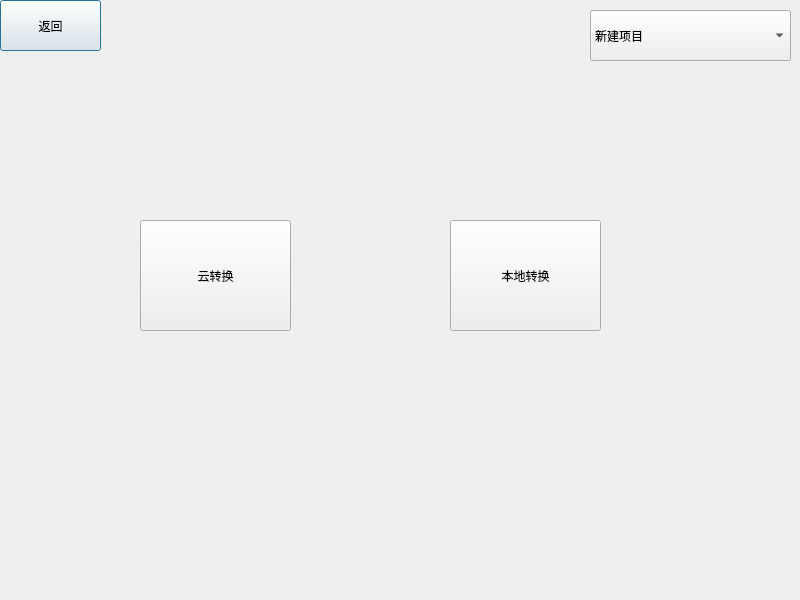
<?xml version="1.0" encoding="UTF-8"?>
<ui version="4.0">
 <class>Dialog</class>
 <widget class="QDialog" name="Dialog">
  <property name="geometry">
   <rect>
    <x>0</x>
    <y>0</y>
    <width>800</width>
    <height>600</height>
   </rect>
  </property>
  <property name="windowTitle">
   <string>Dialog</string>
  </property>
  <widget class="QPushButton" name="pushButton">
   <property name="geometry">
    <rect>
     <x>0</x>
     <y>0</y>
     <width>101</width>
     <height>51</height>
    </rect>
   </property>
   <property name="text">
    <string>返回</string>
   </property>
  </widget>
  <widget class="QPushButton" name="pushButton_2">
   <property name="geometry">
    <rect>
     <x>140</x>
     <y>220</y>
     <width>151</width>
     <height>111</height>
    </rect>
   </property>
   <property name="text">
    <string>云转换</string>
   </property>
  </widget>
  <widget class="QPushButton" name="pushButton_3">
   <property name="geometry">
    <rect>
     <x>450</x>
     <y>220</y>
     <width>151</width>
     <height>111</height>
    </rect>
   </property>
   <property name="text">
    <string>本地转换</string>
   </property>
  </widget>
  <widget class="QComboBox" name="comboBox">
   <property name="geometry">
    <rect>
     <x>590</x>
     <y>10</y>
     <width>201</width>
     <height>51</height>
    </rect>
   </property>
   <item>
    <property name="text">
     <string>新建项目</string>
    </property>
   </item>
   <item>
    <property name="text">
     <string>新建项目</string>
    </property>
   </item>
   <item>
    <property name="text">
     <string>新建项目</string>
    </property>
   </item>
   <item>
    <property name="text">
     <string>新建项目</string>
    </property>
   </item>
   <item>
    <property name="text">
     <string>新建项目</string>
    </property>
   </item>
   <item>
    <property name="text">
     <string>新建项目</string>
    </property>
   </item>
   <item>
    <property name="text">
     <string>新建项目</string>
    </property>
   </item>
   <item>
    <property name="text">
     <string>新建项目</string>
    </property>
   </item>
  </widget>
 </widget>
 <resources/>
 <connections/>
</ui>
